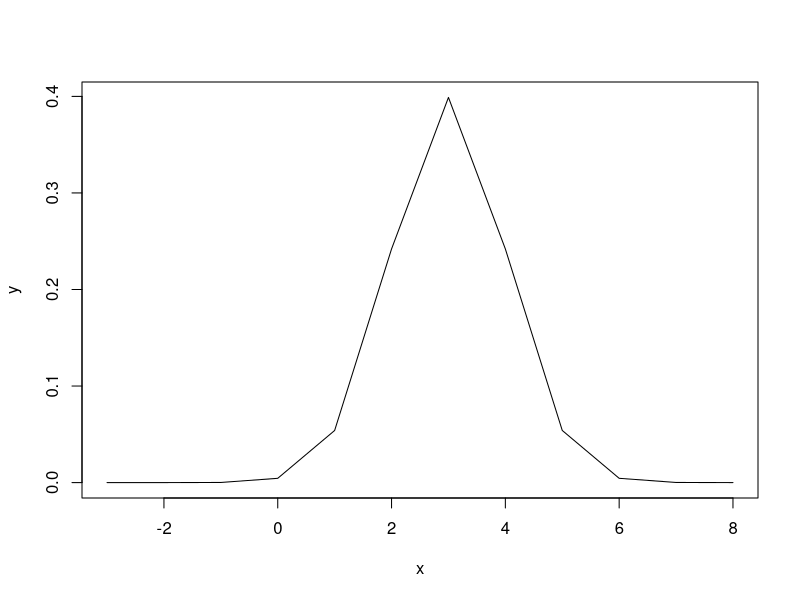
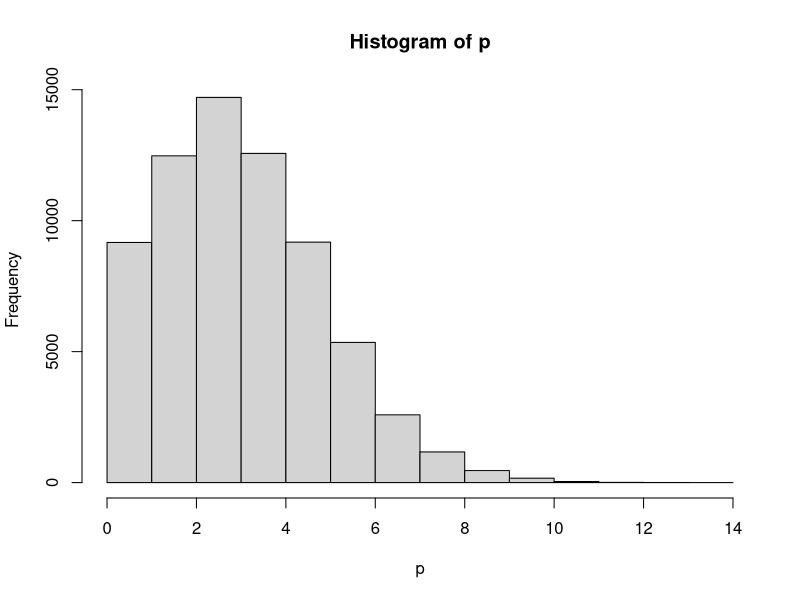
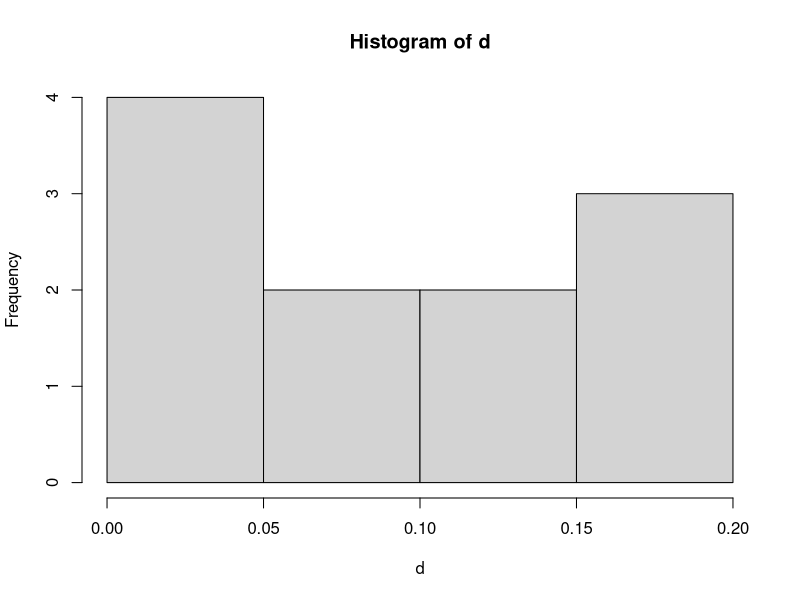
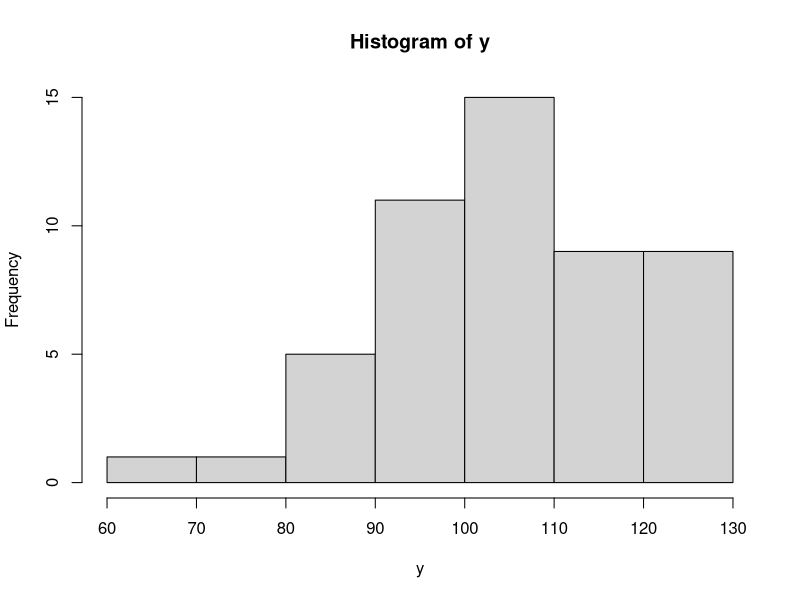
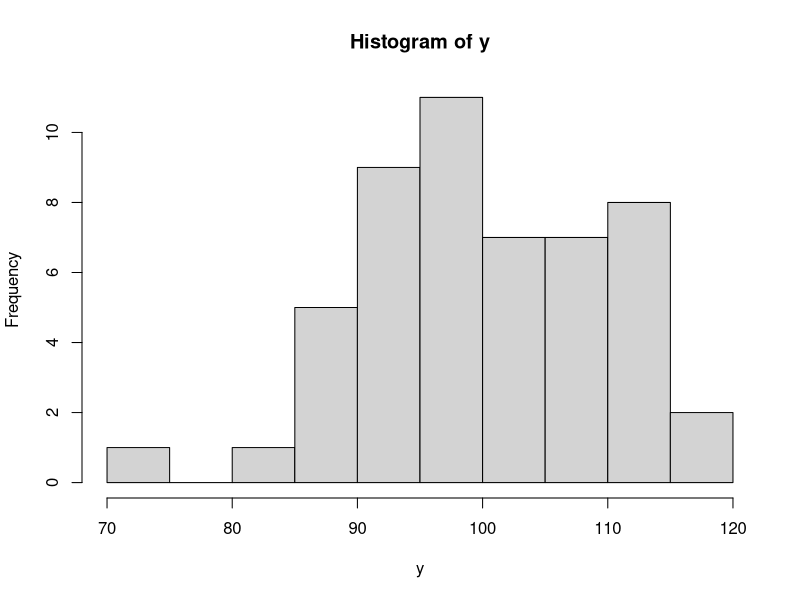
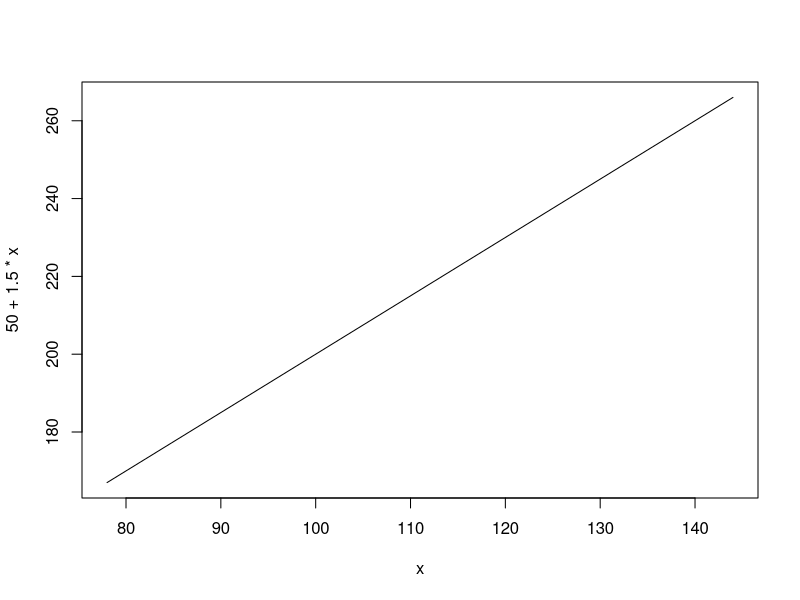
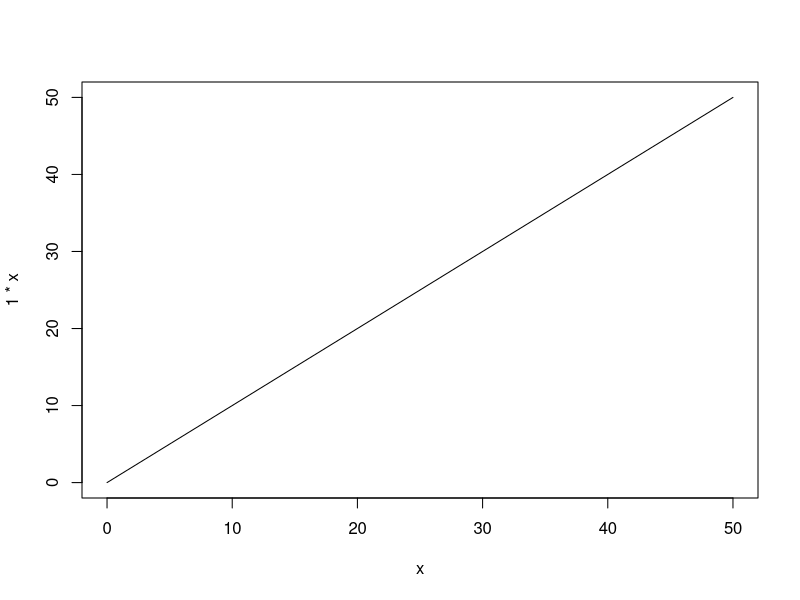

Write R code to recreate these figures, in order. (Note: this script raises an error after producing the figures.)
## ---- chunk 1
knitr::opts_chunk$set(echo = TRUE)
## ---- chunk 2

###Exercise 3.1

# 50% = 18-29 - 200
# 60% = 30-44 - 250
# 40% = 45-64 - 300
# 30% = 60 and up  - 250

(200*0.5 + 250 * 0.6 + 300 * 0.4 + 250 * 0.3) / (200+250+300+250)


# 0.445 supports higher taxes 




## ---- chunk 3

###Exercise 3.3

x <- seq(-3, 8, by = 1)
y <- dnorm(x, mean = 3, sd = 1)

plot(x, y, type = "l")



## ---- chunk 4

p <- rpois(67889, lambda=3.5)

hist(p)

?rpois

## ---- chunk 5
  x <- seq(0, 10, by = 1)
  d <- dbinom(x, size=20, prob=0.3) 
  
  hist(d)
## ---- chunk 6
# a) 

t <- seq(0, 50, by = 1)
x <- rnorm(t, mean = 35, sd = 10)

y <- x*1.50+50
hist(y)


# y = ax+b, so a = 1.5 and b = 50

y <- (x-mean(x))+100
hist(y)


# b)
range(y)

# 78 og 144
# eller er det 65 og 115??

# c)
curve(50 + 1.5*x, from=78, to=144)
curve(1*x, from = 0, to = 50)



## ---- chunk 7

#estimate
0.5*(500/1000)+0.4*(500/1000) #  0.45

# SD
sqrt((0.45*0.55)/1000) # 0.157



## ---- chunk 8
?rpois

  
sqrt((0.45*0.55)/n) = 0.05
(0.45*0.55)/n = 0.05^2
0.45*0.55 = 0.05^2*n
(0.45*0.55)/0.05^2 = n

# you need 99 people




## ---- chunk 9


t <- seq(0, 50, by = 1)
x <- rnorm(t, mean = 35, sd = 10)

normalized <- x-mean(x)
standardized <- normalized*1/sd(normalized)
hist(standardized)
sd(standardized)
mean(standardized)

## ---- chunk 10

# Expected
#good
0.4*20 #8

#bad
0.3*20 #6



0.4-0.3 # 0.1 with standard error...

#SE
#good
sqrt((0.4*0.6)/20) # 0.11

#bad
sqrt((0.3*0.7)/20) #0.1.02

# SE diff
sqrt(0.1095445^2 + 0.1024695^2) # 0.15

# so theres a 0.1 probability that the better shooter makes more shots with a standard error of 0.15 - so it's basically equal if you don't have more throws. 


 
## ---- chunk 11

0.4-0.3 #0.1, so SE have to be less than 0.1 - we want 0.05

sqrt((0.4*0.6)/n) = 0.05
0.05^2 = (0.4*0.6)/n
0.05^2*n = (0.4*0.6)
(0.4*0.6)/0.5^2

# we need 96 throws

#SE
#good
sqrt((0.4*0.6)/96) # 0.05

#bad
sqrt((0.3*0.7)/96) # 0.04677072

# SE diff
sqrt(0.05^2 + 0.04677072^2) # 0.068


## ---- chunk 12

